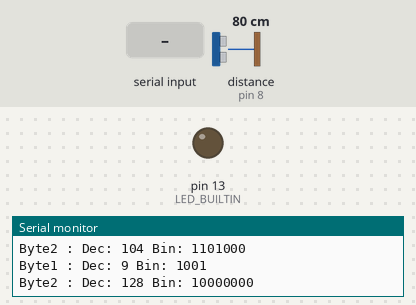
The sketch below on a simulated Arduino Uno, built with avr-gcc and run on an emulated ATmega328P. On the bench: output pins drawn as LEDs (lit = HIGH), the last lines printed to the serial monitor. Wiring (inferred from the names in the program): ultrasonic range finder: trigger pin 9; echo pin 8. The test bench sets the inputs (shaded band); at power-on: distance to the obstacle (sensor on pin 8) 80 cm. The echo pulse lasts 58.3 µs per cm; pins used as bus, display or sensor lines are not drawn.

Above: at 1.3 s.
1.4 s: "blink" received over Serial
At 3.7 s:
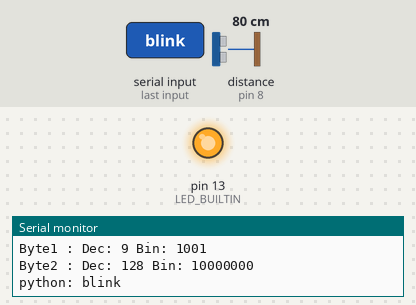
9.9 s: "noblink" received over Serial
At 11.5 s:
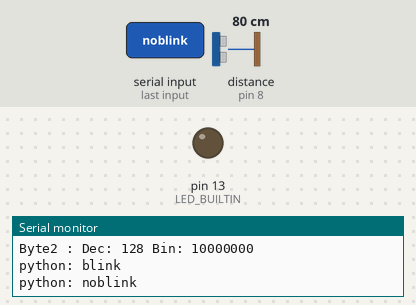
Timing chart, 0 to 13.0 s (numbered marks = the images above; inputs shaded):
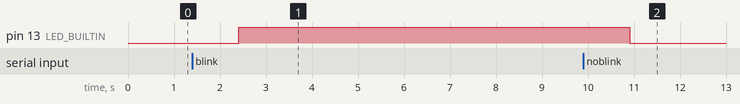

The sketch:

firstTrain.ino
```cpp
// dette program virker, kan resette alle lyssignaler

#include "int.h"

#define DCC_PIN     4                         // DCC out
#define PREAMBLE    0                         // definitions for state machine
#define SEPERATOR   1                         // definitions for state machine
#define SENDBYTE    2                         // definitions for state machine
#define MAXMSG      2

typedef enum STOPPING {
  HARD,
  GLIDE,
  FAST,
};

typedef enum SWITCH {
  TURN,
  STRAIGHT,
};

struct signalAndSwitch {
  int addr;
  int data;
  int data2;
};


int incomingByte = 0;
unsigned char preample1;                      // global variabel for preample part 1
unsigned char preample2;                      // global variabel for preample part 2
unsigned char addr;                           // global variabel adresse
unsigned char data;                           // global variabel kommando
unsigned char checksum;                       // global variabel for checksum
unsigned char inputType;
unsigned char locoAddr  = 9;
unsigned char locoSpeed = 127;
unsigned int  accAddr;
unsigned char accData;
unsigned char  swhifter = 101;
int trigPin  = 9;
int echoPin  = 8;
int trig15 = 6;
int trig12 = 5;
long duration;
int distance = 1000;


void setup()
{
  // put your setup code here, to run once:
  Serial.begin(115200);
  pinMode(trigPin, OUTPUT); // Sets the trigPin as an Output
  pinMode(echoPin, INPUT); // Sets the echoPin as an Input
  pinMode(DCC_PIN, OUTPUT);      // enable styrepin som output
  pinMode(trig12, INPUT);
  pinMode(trig15, INPUT);
  //pinMode(dirpin,INPUT_PULLUP);// dirpin som input
  SetupTimer2();

  addr      = locoAddr;          // default lokoadresse
  data      = locoSpeed;         // default hastighed og retning, rew speed = 4


  pinMode(LED_BUILTIN, OUTPUT);
  //signalAndSwitchSend(151, 1);
  startTrain(8, "forward", 8);

  int switches[] = {251, 249, 250, 252};
  for (int i = 0; i < 4; i++) {
    //signalAndSwitchSend(switches[i],1);
  }


}

void loop()
{
  manda();
      //signalAndSwitchSend(102, STRAIGHT);

  /*int press12 = digitalRead(trig12);
  int press15 = digitalRead(trig15);
  Serial.print("press12: ");
  Serial.println(press12);
  Serial.print("press15: ");
  Serial.println(press15);
*/


  if (Serial.available()) {
    String dataset = Serial.readString();
    Serial.println("python: " + dataset);

    if (dataset.equals("blink")) {
      digitalWrite(LED_BUILTIN, HIGH);   // turn the LED on (HIGH is the voltage level)
    }
    if (dataset.equals("noblink")) {
      digitalWrite(LED_BUILTIN, LOW);   // turn the LED on (HIGH is the voltage level)
    }

    if (dataset.startsWith("EStop")) {
      eStop();
      Serial.println("Emergency Stop");
    }

    if (dataset.startsWith("train")) {
      String direct = getValue(dataset, ' ', 1);
      direct.trim();
      String train =  getValue(dataset, ' ', 2);
      train.trim();
      char trainInt = train.toInt();
      String trainSpeed =  getValue(dataset, ' ', 3);
      trainSpeed.trim();
      int trainSpeedInt = (trainSpeed).toInt();

      if (direct.equals("start")) {

        if (trainSpeedInt < 0) {
          startTrain(trainInt, "backwards", trainSpeedInt * -1);
        }
        if (trainSpeedInt > 0) {
          startTrain(trainInt, "forward", trainSpeedInt);
        }

      }
      if (direct.equals("stop")) {
        stopTrain(trainInt, GLIDE);
      }

    }
  }
}

void startTrain(char trainNumber, String locodirection, int locospeed) {
  int direct = 64; // backwards
  if (locodirection.equals("forward")) {
    direct = 96; // forward
  }
  data = direct + locospeed;
  // Serial.print("startTrainData : "); Serial.println(data);
  assemble_dcc_msg(trainNumber, data);
  delay(50);
  data = 0x80;
  assemble_dcc_msg(addr, data);
  delay(50);
}

void stopTrain(char trainNumber, int stop) {
  if (stop == GLIDE) {
    data = 0x60;
  }
  if (stop == HARD) {
    data = 0x61;
  }
  if (stop == FAST) {
    data = 0x40;
  }
  // Serial.print("startTrainData : ");Serial.println(data);
  assemble_dcc_msg(trainNumber, data);
  delay(50);
  data = 0x80;
  assemble_dcc_msg(addr, data);
  delay(50);
}

void eStop() {
  assemble_dcc_msg(0, 1);
  delay(50);
}


String getValue(String data, char separator, int index)
{
  int found = 0;
  int strIndex[] = {0, -1};
  int maxIndex = data.length() - 1;

  for (int i = 0; i <= maxIndex && found <= index; i++) {
    if (data.charAt(i) == separator || i == maxIndex) {
      found++;
      strIndex[0] = strIndex[1] + 1;
      strIndex[1] = (i == maxIndex) ? i + 1 : i;
    }
  }

  return found > index ? data.substring(strIndex[0], strIndex[1]) : "";
}

void signalAndSwitchSend(int a, int b) {
  struct signalAndSwitch ss;
  int address = (a / 4) + 1;
  int dd = (a % 4) - 1;

  if (dd < 0) {
    address--;
    dd = 3;
  }

  ss.addr  = B10 << 6 ^ address;
  ss.data  = (B11111 << 2 ^ dd) << 1 ^ b;
  ss.data2 = (B11110 << 2 ^ dd) << 1 ^ b;
  assemble_dcc_msg(ss.addr, ss.data); delay(50);
  assemble_dcc_msg(ss.addr, ss.data2); delay(50);

}


void manda() {

  digitalWrite(trigPin, LOW);
  delayMicroseconds(2);
  // Sets the trigPin on HIGH state for 10 micro seconds
  digitalWrite(trigPin, HIGH);
  delayMicroseconds(10);
  digitalWrite(trigPin, LOW);
  // Reads the echoPin, returns the sound wave travel time in microseconds
  duration = pulseIn(echoPin, HIGH);
  // Calculating the distance
  distance = duration * 0.034 / 2;
  // Prints the distance on the Serial Monitor


  if (distance < 5) {
    signalAndSwitchSend(102, TURN);
    stopTrain(40, GLIDE);
    startTrain(8, "forward", 8);
    startTrain(8, "forward", 8);
    Serial.print("Distance: ");
    Serial.println(distance);
    delay(1000);
  }
  if (distance > 7 && distance < 9) {
    signalAndSwitchSend(102, STRAIGHT);
    stopTrain(8, GLIDE);
    startTrain(40, "forward", 8);
    startTrain(40, "forward", 8);
    Serial.print("Distance: ");
    Serial.println(distance);
    delay(500);
  }
}
```

int.cpp
```cpp
#include "int.h"
#include <stdio.h>

#define TIMER_SHORT 0x8D                             // 58usec pulse length 141 255-141=114
#define TIMER_LONG  0x1B                             // 116usec pulse length 27 255-27 =228
#define DCC_PIN     4                                // DCC out
#define PREAMBLE    0                                // definitions for state machine
#define SEPERATOR   1                                // definitions for state machine
#define SENDBYTE    2                                // definitions for state machine
#define MAXMSG      2

bool second_isr              = false;                // pulse up or down
unsigned char last_timer     = TIMER_SHORT;          // store last timer value
unsigned char state          = PREAMBLE;
unsigned char flag           = 0;                    // used for short or long pulse
unsigned char preamble_count = 16;
int msgIndex                 = 0;
int byteIndex                = 0;
unsigned char outbyte        = 0;
unsigned char cbit           = 0x80;

struct Message                                       // buffer for command
{
    unsigned char data[7];
    unsigned char len;
};

struct Message msg[MAXMSG] =
{
    { { 0xFF,     0, 0xFF, 0, 0, 0, 0}, 3},          // idle msg
    { { 0xFF,     0, 0xFF, 0, 0, 0, 0}, 3}           // message
};

void SetupTimer2(void)
{
    TCCR2A = 0; //page 203 - 206 ATmega328/P
    TCCR2B = 2; //Page 206
    TIMSK2 = 1<<TOIE2;   //Timer2 Overflow Interrupt Enable - page 211 ATmega328/P
    TCNT2=TIMER_SHORT;   //load the timer for its first cycle
}

ISR(TIMER2_OVF_vect) //Timer2 overflow interrupt vector handler
{
    unsigned char latency;

    if (second_isr)
    {  // for every second interupt just toggle signal
        digitalWrite(DCC_PIN,1);
        second_isr = false;
        latency=TCNT2;    // set timer to last value
        TCNT2=latency+last_timer;
    }
    else
    {  // != every second interrupt, advance bit or state
        digitalWrite(DCC_PIN,0);
        second_isr = true;
        switch(state)
        {
        case PREAMBLE:
            flag=1; // short pulse
            preamble_count--;
            if (preamble_count == 0)
            {
                state = SEPERATOR; // advance to next state
                msgIndex++; // get next message
                if (msgIndex >= MAXMSG)
                {
                    msgIndex = 0;
                }
                byteIndex = 0; //start msg with byte 0
            }
            break;
        case SEPERATOR:
            flag=0; // long pulse and then advance to next state
            state = SENDBYTE; // goto next byte ...
            outbyte = msg[msgIndex].data[byteIndex];
            cbit = 0x80;  // send this bit next time first
            break;
        case SENDBYTE:
            if ((outbyte & cbit)!=0)
            {
               flag = 1;  // send short pulse
            }
            else
            {
                flag = 0;  // send long pulse
            }
            cbit = cbit >> 1;
            if (cbit == 0)
            {  // last bit sent
                byteIndex++;
                if (byteIndex >= msg[msgIndex].len) // is there a next byte?
                {                                   // this was already the XOR byte then advance to preamble
                    state = PREAMBLE;
                    preamble_count = 16;
                }
                else
                {  // send separtor and advance to next byte
                    state = SEPERATOR ;
                }
            }
            break;
        }

        if (flag)
        {  // data = 1 short pulse
            latency=TCNT2;
            TCNT2=latency+TIMER_SHORT;
            last_timer=TIMER_SHORT;
        }
        else
        {   // data = 0 long pulse
            latency=TCNT2;
            TCNT2=latency+TIMER_LONG;
            last_timer=TIMER_LONG;
        }
    }
}

void assemble_dcc_msg(unsigned char a, unsigned char b)
{
   noInterrupts();  // make sure that only "matching" parts of the message are used in ISR
       msg[1].data[0] = a;
       msg[1].data[1] = b;
       msg[1].data[2] = (msg[1].data[0]^msg[1].data[1]);
       Serial.print("Byte1 : Dec: ");
       Serial.print(msg[1].data[0],DEC); //BIN
       Serial.print(" Bin: ");
       Serial.println(msg[1].data[0],BIN); //BIN
       Serial.print("Byte2 : Dec: ");
       Serial.print(msg[1].data[1],DEC); //BIN
       Serial.print(" Bin: ");
       Serial.println(msg[1].data[1],BIN); //BIN


   interrupts();
}
```

int.h
```cpp
#ifndef int_h
#define int_h

#if ARDUINO >= 100
  #include "Arduino.h"
#else
  #include "WProgram.h"
  #include "pins_arduino.h"
  #include "WConstants.h"
#endif


extern void SetupTimer2(void);
ISR(TIMER2_OVF_vect);
extern void assemble_dcc_msg(unsigned char a, unsigned char b);
#endif
```

Measured:
- after the input at 1.4 s, pin 13 (LED_BUILTIN): LOW → HIGH after 1.0 s
- after the input at 9.9 s, pin 13 (LED_BUILTIN): HIGH → LOW after 1.0 s
